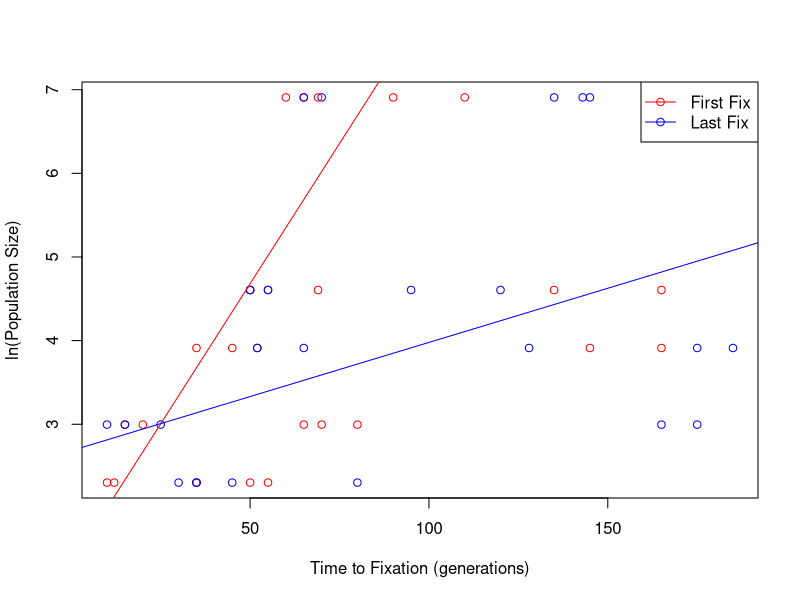

R code for this plot:
dat<-read.csv("fixBottle.csv",header=TRUE )
head(dat)
plot(c(dat$FirstFix, dat$LastFix),rep(log(dat$PopSize), 2), col=c("red", "blue"), xlab="Time to Fixation (generations)", ylab="ln(Population Size)")
lm1<-lm(log(PopSize)~FirstFix, data=dat)
summary(lm1)
lm2<-lm(log(PopSize)~LastFix, data=dat)
summary(lm2)
abline(lm1, col="red")
abline(lm2, col="blue")
legend("topright", legend=c("First Fix", "Last Fix"), col=c("red", "blue"), lty=rep(1), lwd=rep(1), pch=rep(21))
